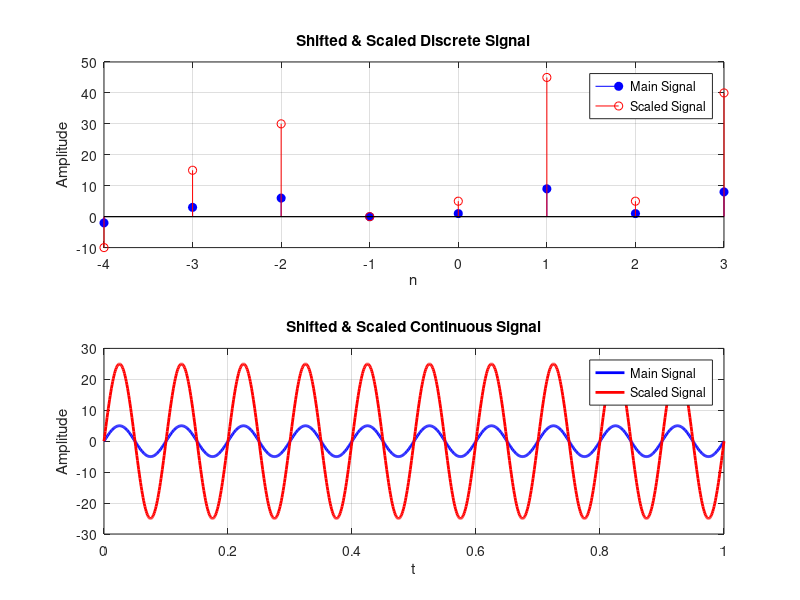

Source code (MATLAB):
clc;
close all;
clear;

% User input for scaling
value = input("Scaling Value: ");  

% ---------------- Discrete Signal ----------------
x = [-2, 3, 6, 0, 1, 9, 1, 8];
n = -floor(length(x)/2) : floor((length(x)-1)/2);
scaledX = value * x;

figure;

subplot(2,1,1);
stem(n, x, 'b', 'filled');        % Main signal in blue
hold on;
stem(n, scaledX, 'r');            % Scaled signal in red
xlabel('n');
ylabel('Amplitude');
title('Shifted & Scaled Discrete Signal');
legend("Main Signal", "Scaled Signal");
grid on;

% ---------------- Continuous Signal ----------------
fs = 1000;
t = 0:1/fs:1;
f = 10;
x2 = 5 * sin(2*pi*f*t);
scaledX2 = x2 * value;

subplot(2,1,2);
plot(t, x2, 'b', 'LineWidth', 2);
hold on;
plot(t, scaledX2, 'r', 'LineWidth', 2);
xlabel('t');
ylabel('Amplitude');
title('Shifted & Scaled Continuous Signal');
legend("Main Signal", "Scaled Signal");
grid on;
